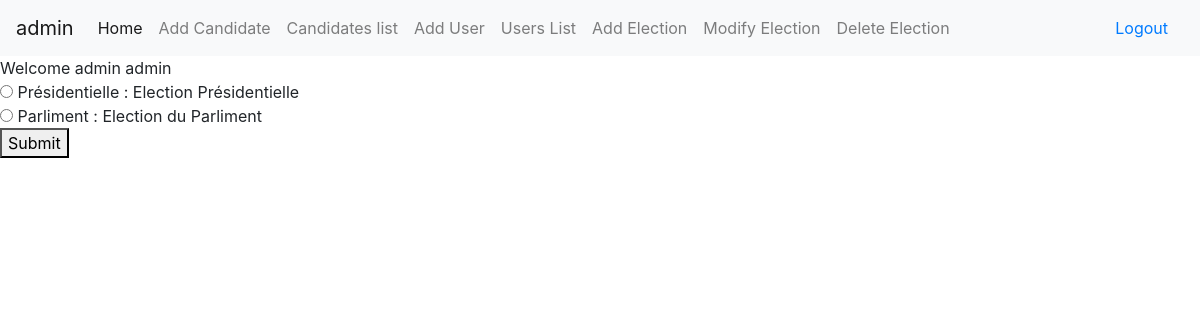
Screenshot of /results/index.php (signed in) with the database file from the repository.
### tables this page shows
CREATE TABLE `election` (
  `id` int(11) NOT NULL,
  `nom` varchar(30) NOT NULL,
  `description` varchar(200) NOT NULL
);

### results/index.php (the view, shortened to what this page needs)
<?php
$bdd = ConnexionBD::getInstance();
include '../includes/header.php';
if(isset($_SESSION['username']) && isset($_SESSION['password']) && isset($_SESSION['msg'])) {
    echo $_SESSION['msg']."<br/>";
    $req = $bdd->prepare('SELECT * FROM election');
    $req->execute();
    $elections = $req->fetchAll(PDO::FETCH_OBJ);
    if(count($elections)){
        ?>
        <form id="contact" action="./results.php" method="post">
        <?php
        foreach($elections as $election){
            ?>
                <input type="radio" name="election" value=<?=$election->id?> >
                <?= $election->nom.' : '.$election->description."<br/>" ?>
        <?php
        }
        ?>
                <button name="submit" type="submit" id="contact-submit" data-submit="...Sending">Submit</button>
             </form>
    <?php
    }
    else {
        echo ('No election available');
    }
}
else{
    header("Location: ../login");
}
?>

### rows the page displays
election: nom "Présidentielle", description "Election Présidentielle"
election: nom "Parliment", description "Election du Parliment"

### other values shown
$_SESSION['username'] "admin"
$_SESSION['msg'] "Welcome admin admin"
